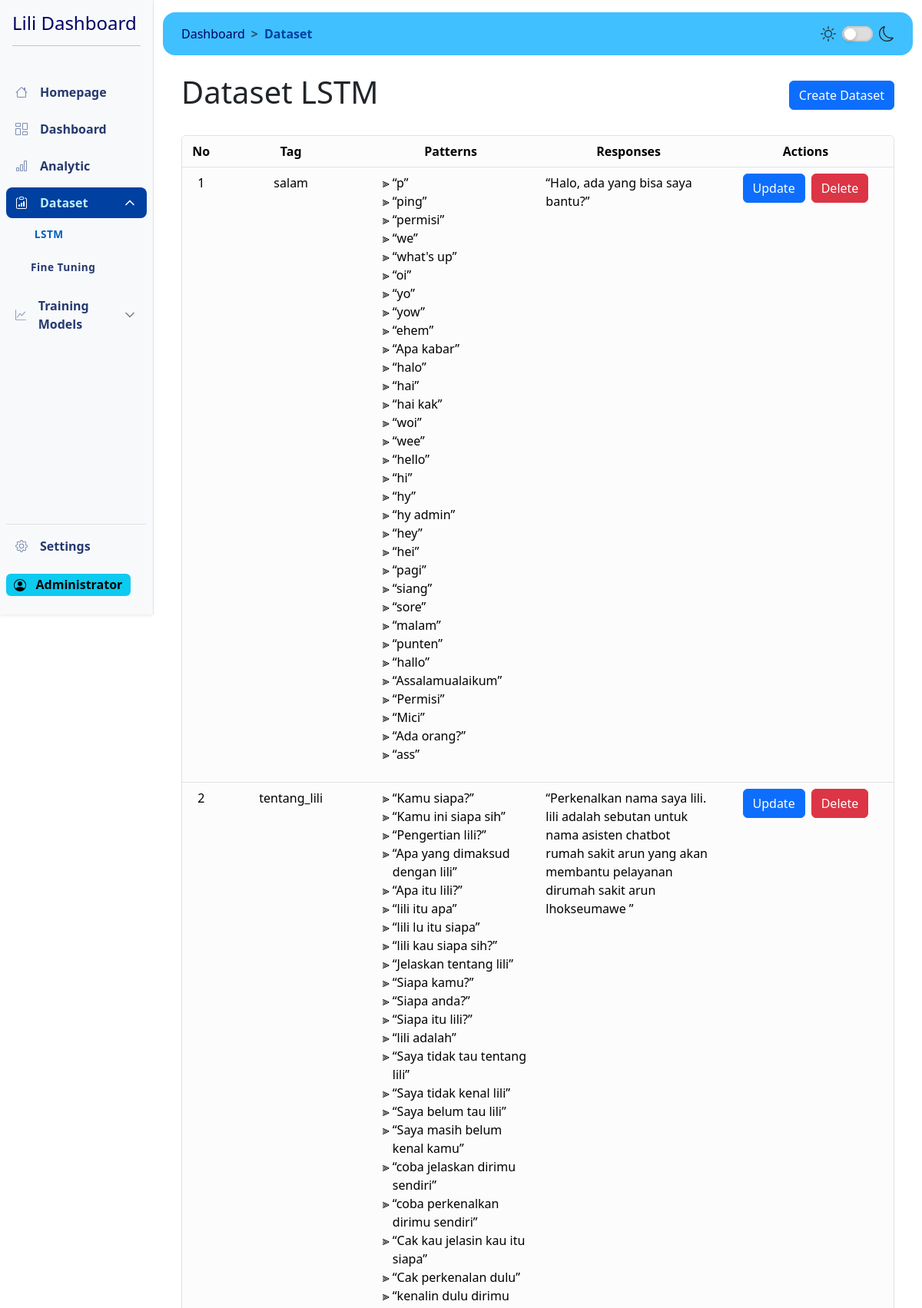
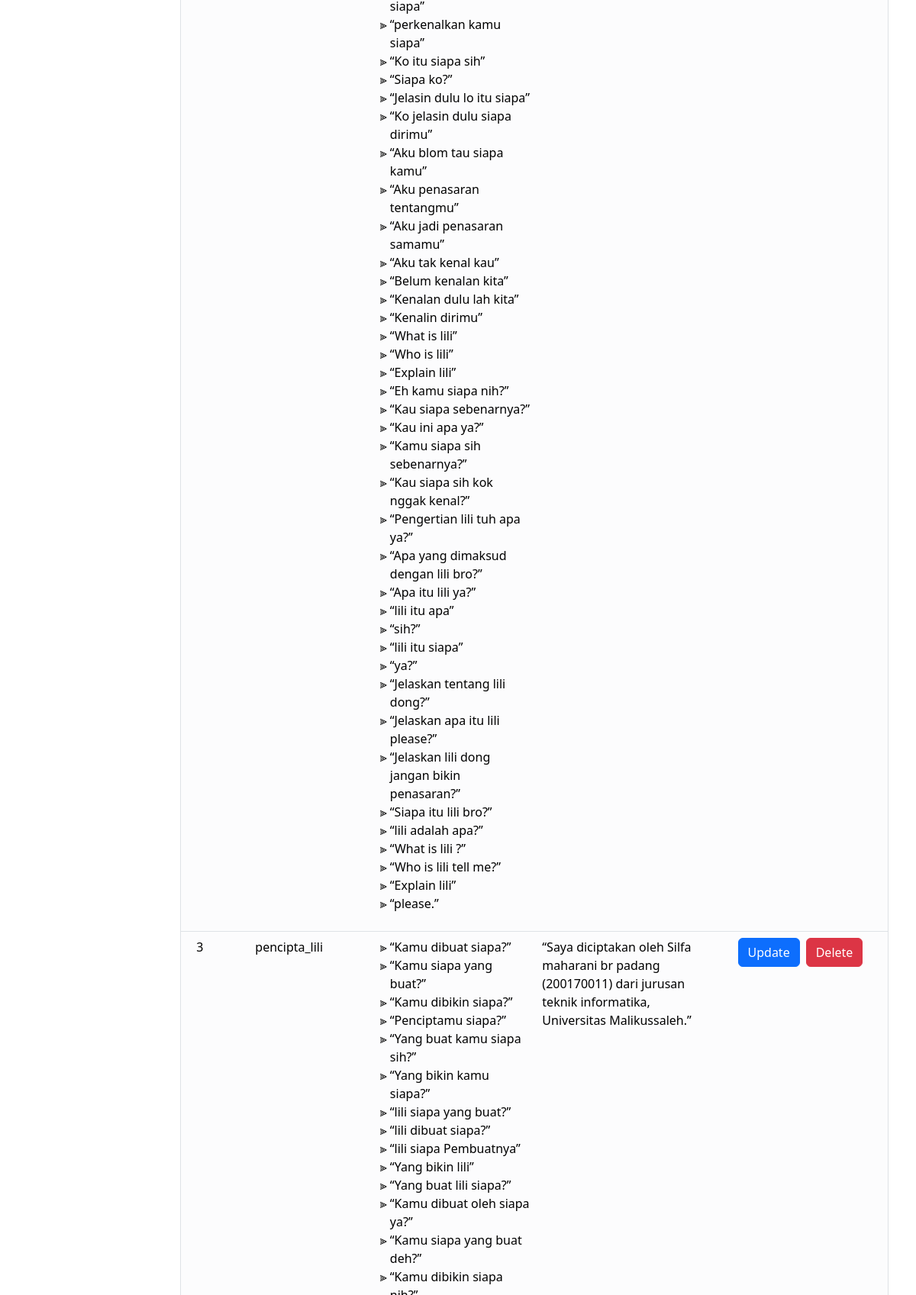
/dashboard/dataset (signed in, upper part), run on the app's committed database (2 pictures, top to bottom).
### models/auth_model.py (models this page shows, shortened)
class User(db.Model, UserMixin):
    id = db.Column(db.Integer, primary_key=True)
    username = db.Column(db.String(255), unique=True, nullable=False, index=True)
    fullname = db.Column(db.String(255), nullable=False)
    email = db.Column(db.String(150), unique=True, nullable=False, index=True)
    password = db.Column(db.String(255), nullable=False)
    created_at = db.Column(db.DateTime, default=datetime.utcnow)
    last_login = db.Column(db.DateTime)
    is_active = db.Column(db.Boolean, default=True)
    role = db.Column(db.String(50), nullable=False, default="user")  # New role column

### models/lstm_model.py (models this page shows, shortened)
class Lstm(db.Model):
    id = db.Column(db.Integer, primary_key=True)
    tag = db.Column(db.String(80), nullable=False)
    patterns = db.Column(db.Text, nullable=False)
    responses = db.Column(db.Text, nullable=False)

### controller/view_Lstm.py (the view)
@lstm.route("/dashboard/dataset", methods=["GET"])
@login_required
def read_lstm():
    page = request.args.get("page", 1, type=int)
    per_page = 10
    lstm_query = Lstm.query.paginate(page=page, per_page=per_page, error_out=False)
    start_number = (page - 1) * per_page + 1
    return render_template(
        "pages/dataset.html",
        lstm=lstm_query.items,
        pagination=lstm_query,
        start_number=start_number,
    )

### templates/pages/dataset.html (shortened to what this page needs)
<!DOCTYPE html>
{% extends 'dashboard.html' %} {% block content %}
<header class="my-4 d-flex justify-content-between align-items-center">
  <h1>Dataset LSTM</h1>
  <button type="button" class="btn btn-primary" id="create-btn" data-bs-toggle="modal" data-bs-target="#createModal">Create Dataset</button>
</header>
<section class="table-responsive mb-3">
  <div class="border rounded shadow-sm">
    <table class="table table-hover">
      <thead>
        <tr class="text-center">
          <th scope="col">No</th>
          <th scope="col">Tag</th>
          <th scope="col" class="w-25">Patterns</th>
          <th scope="col" class="w-25">Responses</th>
          <th scope="col">Actions</th>
        </tr>
      </thead>
      <tbody>
        {% for lstm_data in lstm %}
        <tr>
          <td class="text-center" id="dataset-id">{{ start_number + loop.index0 }}</td>
          <td class="text-center">{{ lstm_data.tag }}</td>
          <td>
            <ul class="pattern-container" style="list-style-type: '⫸ '">
              {% for pattern in lstm_data.patterns.split(',') %}
              <li class="pattern-item">&OpenCurlyDoubleQuote;{{ pattern.strip() }}&CloseCurlyDoubleQuote;{% if not loop.last %}{% endif %}</li>
              {% endfor %}
            </ul>
          </td>
          <td class="text-start">&OpenCurlyDoubleQuote;{{ lstm_data.responses }}&CloseCurlyDoubleQuote;</td>
          <td>
            <div class="d-flex justify-content-center align-items-center gap-2">
              <button
                type="button"
                class="btn btn-primary open-update-modal-button"
                data-id="{{ lstm_data.id }}"
                data-tag="{{ lstm_data.tag }}"
                data-patterns="{{ lstm_data.patterns }}"
                data-responses="{{ lstm_data.responses }}"
                data-bs-toggle="modal"
                data-bs-target="#updateModal"
              >
                Update
              </button>
              <form id="delete-form" method="POST" data-id="{{ lstm_data.id }}">
                <button type="submit" class="btn btn-danger">Delete</button>
              </form>
            </div>
          </td>
        </tr>
        {% endfor %}
      </tbody>
    </table>
  </div>
</section>
{% endblock %}

### templates/partials/sidebar.html (shortened to what this page needs)
<aside
  class="col-lg-2 gx-0 position-sticky top-0 border-end border-light-subtle d-flex flex-column offcanvas-lg offcanvas-start"
  id="sidebar"
  tabindex="-1"
  aria-labelledby="offcanvasLabel"
>
  <div class="sidebar-wrapper active top-0 bg-body-tertiary shadow-sm d-flex flex-column h-100">
    <header class="sidebar-header position-relative">
      <div class="d-flex justify-content-between align-items-center">
        <div class="logo">
          <h1 class="navbar-brand fs-4">Lili Dashboard</h1>
        </div>
      </div>
      <hr />
    </header>
    <nav class="sidebar-menu d-flex flex-column justify-content-between h-100">
      <div class="menu">
        <div class="sidebar-item">
          <a href="/" class="sidebar-link">
            Homepage
          </a>
        </div>
        <div class="sidebar-item">
          <a href="{{ url_for('route.dashboard') }}" class="sidebar-link">
            Dashboard
          </a>
        </div>
        <div class="sidebar-item">
          <a href="/analytic" class="sidebar-link">
            Analytic
          </a>
        </div>
        <div class="sidebar-item has-sub">
          <div class="sidebar-link">
            <span>Dataset</span>
          </div>
          <div class="submenu">
            <div class="submenu-item">
              <a href="{{ url_for('lstm.read_lstm') }}" class="submenu-link">LSTM</a>
            </div>
            <div class="submenu-item">
              <a href="{{ url_for('fineTuning.view_finetuning_data') }}" class="submenu-link">Fine Tuning</a>
            </div>
          </div>
        </div>
        <div class="sidebar-item has-sub">
          <div class="sidebar-link">
            <span>Training Models</span>
          </div>
        </div>
      </div>
      <div class="menu mb-4">
        <div class="sidebar-item mb-3 border-top">
          <a href="{{ url_for('auth.logout') }}" class="sidebar-link">
            Settings
          </a>
        </div>
        <span class="badge text-bg-info fs-6">
          {{ current_user.fullname }}
        </span>
      </div>
    </nav>
  </div>
</aside>

### static/css/dashboard-style.css (style rules this page uses)
:root, [data-bs-theme="light"] { color-scheme: light; --blue-darkest: #000066; --blue-darker: #002080; --blue-dark: #0040a0; --blue: #0060c0; --blue-light: #0080e0; --blue-lighter: #00a0ff; --blue-lightest: rgb(64, 192, 255); --blue-pale: #80e0ff; --blue-paler: #c0f0ff; --sidebar-link: #25396f; --sidebar-link-active: var(--blue); --bs-primary: var(--blue); --nav-brand-color: var(--blue-darkest); }
.table { --bs-table-bg: var(--bs-light-bg-subtle) !important; border-radius: 0.5rem; overflow: hidden; }

### data on the page
User: fullname "Administrator"
Lstm: start_number+loop.index0 "1", tag "salam", strip "p" "ping" "permisi" "we" "what's up" "oi" "yo" "yow" "ehem" "Apa kabar" "halo" "hai" "hai kak" "woi" "wee" "hello" "hi" "hy" "hy admin" "hey" "hei" "pagi" "siang" "sore" "malam" "punten" "hallo" "Assalamualaikum" "Permisi" "Mici" "Ada orang?" "ass", responses "Halo, ada yang bisa saya bantu?"
Lstm: start_number+loop.index0 "2", tag "tentang_lili", strip "Kamu siapa?" "Kamu ini siapa sih" "Pengertian lili?" "Apa yang dimaksud dengan lili" "Apa itu lili?" "lili itu apa" "lili lu itu siapa" "lili kau siapa sih?" "Jelaskan tentang lili" "Siapa kamu?" "Siapa anda?" "Siapa itu lili?" "lili adalah" "Saya tidak tau tentang lili" "Saya tidak kenal lili" "Saya belum tau lili" "Saya masih belum kenal kamu" "coba jelaskan dirimu sendiri" "coba perkenalkan dirimu sendiri" "Cak kau jelasin kau itu siapa" "Cak perkenalan dulu" "kenalin dulu dirimu siapa" "perkenalkan kamu siapa" "Ko itu siapa sih" "Siapa ko?" "Jelasin dulu lo itu siapa" "Ko jelasin dulu siapa dirimu" "Aku blom tau siapa kamu" "Aku penasaran tentangmu" "Aku jadi penasaran samamu" "Aku tak kenal kau" "Belum kenalan kita" "Kenalan dulu lah kita" "Kenalin dirimu" "What is lili" "Who is lili" "Explain lili" "Eh kamu siapa nih?" "Kau siapa sebenarnya?" "Kau ini apa ya?" "Kamu siapa sih sebenarnya?" "Kau siapa sih kok nggak kenal?" "Pengertian lili tuh apa ya?" "Apa yang dimaksud dengan lili bro?" "Apa itu lili ya?" "lili itu apa" "sih?" "lili itu siapa" "ya?" "Jelaskan tentang lili dong?" "Jelaskan apa itu lili please?" "Jelaskan lili dong jangan bikin penasaran?" "Siapa itu lili bro?" "lili adalah apa?" "What is lili ?" "Who is lili tell me?" "Explain lili" "please.", responses "Perkenalkan nama saya lili. lili adalah sebutan untuk nama asisten chatbot rumah sakit arun yang akan membantu pelayanan dirumah sakit arun lhokseumawe"
Lstm: start_number+loop.index0 "3", tag "pencipta_lili", strip "Kamu dibuat siapa?" "Kamu siapa yang buat?" "Kamu dibikin siapa?" "Penciptamu siapa?" "Yang buat kamu siapa sih?" "Yang bikin kamu siapa?" "lili siapa yang buat?" "lili dibuat siapa?" "lili siapa Pembuatnya" "Yang bikin lili" "Yang buat lili siapa?" "Kamu dibuat oleh siapa ya?" "Kamu siapa yang buat deh?", responses "Saya diciptakan oleh Silfa maharani br padang (200170011) dari jurusan teknik informatika, Universitas Malikussaleh."
